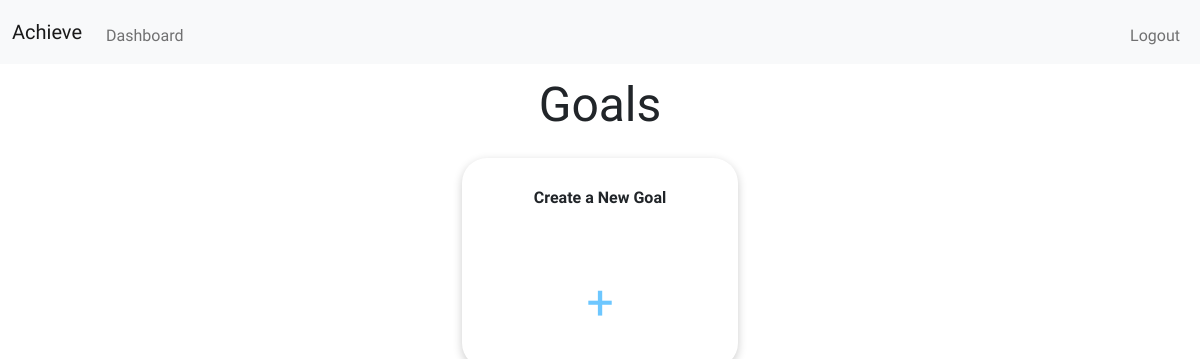
/dashboard (signed in), run on an earlier commit of the app's database.
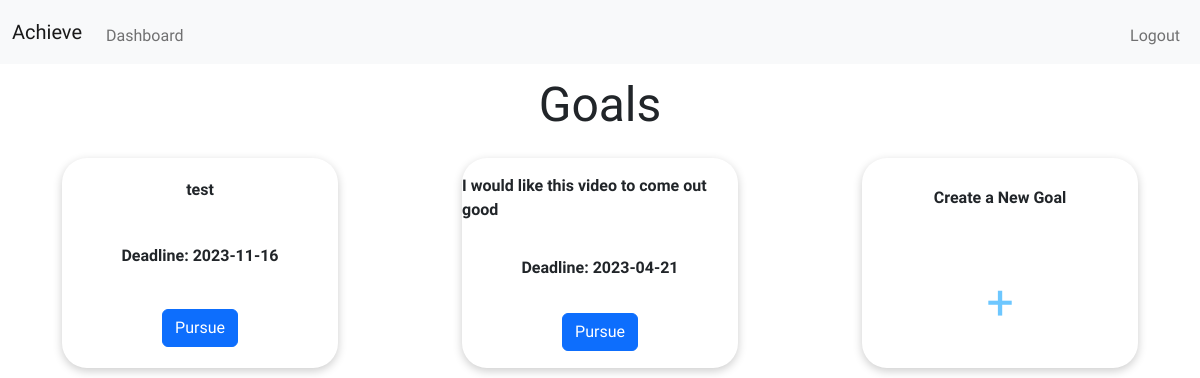
And on a later commit of the database.
### tables this page shows
CREATE TABLE goal (goal_id INTEGER PRIMARY KEY NOT NULL, goal TEXT NOT NULL, success TEXT NOT NULL, failure TEXT NOT NULL, date_created DATE, deadline DATE, id INTEGER, FOREIGN KEY (id) REFERENCES users(id));

### app.py (the view)
@app.route("/dashboard", methods = ['GET', 'POST'])
def dashboard():
    if session['user_id']:
        rows = db.execute("SELECT goal_id FROM goal WHERE id IN (?)", session["user_id"])
        rows = len(rows)
        goals = db.execute("SELECT goal, deadline, goal_id FROM goal WHERE id IN (?)", session['user_id'])
        return render_template('dashboard.html', rows=rows, goals=goals)
    return redirect('login')

### app.py (called while the page is built)
@app.after_request
def after_request(response):
    response.headers["Cache-Control"] = "no-cache, no-store, must-revalidate"
    response.headers["Expires"] = 0
    response.headers["Pragma"] = "no-cache"
    return response

### templates/dashboard.html (shortened to what this page needs)
{% extends "layout.html" %}
{% block main %}
    <h2 id ="dashboardHead">Goals</h2>
    <section class="dashboardContainer">
        {% for goal in goals %}
        <section class="dashboardChild">
            <span>{{ goal.goal}}</span>
            <span>Deadline: {{goal.deadline}}</span>
            <button data-goal-id="{{ goal.goal_id }}" id="button-{{ loop.index }}" class="btn btn-primary dash">Pursue</a>
        </section>
        {% endfor %}
        <section class="dashboardChild">
            <span>Create a New Goal</span>
            <a href="/create" id="plus">+</a>
        </section>
    </section>
{% endblock %}

What changed in the data, as far as the page shows it:
added goal: goal "test", deadline "2023-11-16"
added goal: goal "I would like this video to come out good", deadline "2023-04-21"
